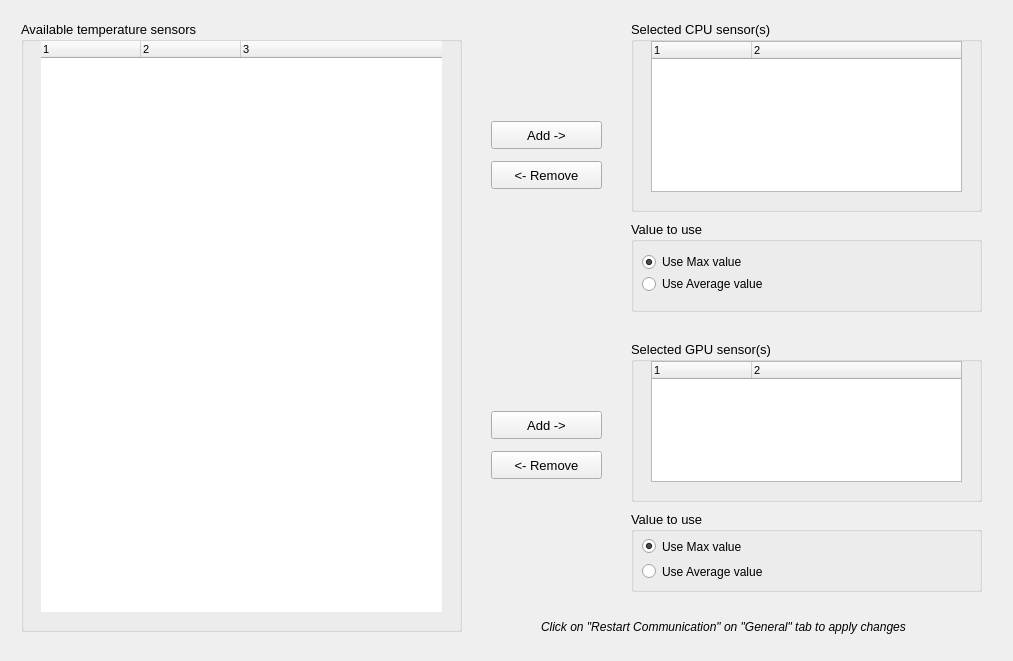
      <widget class="QWidget" name="tabSensorConfig">
       <attribute name="title">
        <string>Sensor Config</string>
       </attribute>
       <widget class="QFrame" name="frame_6">
        <property name="geometry">
         <rect>
          <x>11</x>
          <y>11</y>
          <width>993</width>
          <height>641</height>
         </rect>
        </property>
        <property name="frameShape">
         <enum>QFrame::NoFrame</enum>
        </property>
        <property name="frameShadow">
         <enum>QFrame::Sunken</enum>
        </property>
        <property name="lineWidth">
         <number>2</number>
        </property>
        <widget class="QPushButton" name="pushButtonRemoveGPUSensor">
         <property name="geometry">
          <rect>
           <x>480</x>
           <y>440</y>
           <width>111</width>
           <height>28</height>
          </rect>
         </property>
         <property name="font">
          <font>
           <pointsize>10</pointsize>
          </font>
         </property>
         <property name="text">
          <string>&lt;- Remove</string>
         </property>
        </widget>
        <widget class="QGroupBox" name="groupBoxCPUSensors">
         <property name="geometry">
          <rect>
           <x>620</x>
           <y>210</y>
           <width>351</width>
           <height>91</height>
          </rect>
         </property>
         <property name="font">
          <font>
           <pointsize>10</pointsize>
          </font>
         </property>
         <property name="title">
          <string>Value to use</string>
         </property>
         <widget class="QRadioButton" name="radioButtonCPUMax">
          <property name="geometry">
           <rect>
            <x>11</x>
            <y>30</y>
            <width>124</width>
            <height>22</height>
           </rect>
          </property>
          <property name="font">
           <font>
            <pointsize>9</pointsize>
           </font>
          </property>
          <property name="text">
           <string>Use Max value</string>
          </property>
          <property name="checked">
           <bool>true</bool>
          </property>
         </widget>
         <widget class="QRadioButton" name="radioButtonCPUAverage">
          <property name="geometry">
           <rect>
            <x>11</x>
            <y>52</y>
            <width>150</width>
            <height>22</height>
           </rect>
          </property>
          <property name="font">
           <font>
            <pointsize>9</pointsize>
           </font>
          </property>
          <property name="text">
           <string>Use Average value</string>
          </property>
         </widget>
        </widget>
        <widget class="QPushButton" name="pushButtonAddCPUSensor">
         <property name="geometry">
          <rect>
           <x>480</x>
           <y>110</y>
           <width>111</width>
           <height>28</height>
          </rect>
         </property>
         <property name="font">
          <font>
           <pointsize>10</pointsize>
          </font>
         </property>
         <property name="text">
          <string>Add -&gt;</string>
         </property>
        </widget>
        <widget class="QPushButton" name="pushButtonAddGPUSensor">
         <property name="geometry">
          <rect>
           <x>480</x>
           <y>400</y>
           <width>111</width>
           <height>28</height>
          </rect>
         </property>
         <property name="font">
          <font>
           <pointsize>10</pointsize>
          </font>
         </property>
         <property name="text">
          <string>Add -&gt;</string>
         </property>
        </widget>
        <widget class="QGroupBox" name="groupBoxGPUSensors">
         <property name="geometry">
          <rect>
           <x>620</x>
           <y>500</y>
           <width>351</width>
           <height>81</height>
          </rect>
         </property>
         <property name="font">
          <font>
           <pointsize>10</pointsize>
          </font>
         </property>
         <property name="title">
          <string>Value to use</string>
         </property>
         <widget class="QRadioButton" name="radioButtonGPUMax">
          <property name="geometry">
           <rect>
            <x>11</x>
            <y>20</y>
            <width>124</width>
            <height>31</height>
           </rect>
          </property>
          <property name="font">
           <font>
            <pointsize>9</pointsize>
           </font>
          </property>
          <property name="text">
           <string>Use Max value</string>
          </property>
          <property name="checked">
           <bool>true</bool>
          </property>
         </widget>
         <widget class="QRadioButton" name="radioButtonGPUAverage">
          <property name="geometry">
           <rect>
            <x>11</x>
            <y>50</y>
            <width>150</width>
            <height>21</height>
           </rect>
          </property>
          <property name="font">
           <font>
            <pointsize>9</pointsize>
           </font>
          </property>
          <property name="text">
           <string>Use Average value</string>
          </property>
         </widget>
        </widget>
        <widget class="QPushButton" name="pushButtonRemoveCPUSensor">
         <property name="geometry">
          <rect>
           <x>480</x>
           <y>150</y>
           <width>111</width>
           <height>28</height>
          </rect>
         </property>
         <property name="font">
          <font>
           <pointsize>10</pointsize>
          </font>
         </property>
         <property name="text">
          <string>&lt;- Remove</string>
         </property>
        </widget>
        <widget class="QGroupBox" name="groupBoxAvailableSensors">
         <property name="geometry">
          <rect>
           <x>10</x>
           <y>10</y>
           <width>441</width>
           <height>611</height>
          </rect>
         </property>
         <property name="font">
          <font>
           <pointsize>10</pointsize>
           <weight>50</weight>
           <bold>false</bold>
          </font>
         </property>
         <property name="title">
          <string>Available temperature sensors</string>
         </property>
         <widget class="QTreeWidget" name="treeWidgetHWMonData">
          <property name="geometry">
           <rect>
            <x>20</x>
            <y>20</y>
            <width>401</width>
            <height>571</height>
           </rect>
          </property>
          <property name="font">
           <font>
            <pointsize>8</pointsize>
           </font>
          </property>
          <property name="frameShape">
           <enum>QFrame::NoFrame</enum>
          </property>
          <property name="columnCount">
           <number>3</number>
          </property>
          <attribute name="headerMinimumSectionSize">
           <number>70</number>
          </attribute>
          <column>
           <property name="text">
            <string notr="true">1</string>
           </property>
          </column>
          <column>
           <property name="text">
            <string notr="true">2</string>
           </property>
          </column>
          <column>
           <property name="text">
            <string notr="true">3</string>
           </property>
          </column>
         </widget>
        </widget>
        <widget class="QGroupBox" name="groupBoxSelectedCPUSensors">
         <property name="geometry">
          <rect>
           <x>620</x>
           <y>10</y>
           <width>351</width>
           <height>191</height>
          </rect>
         </property>
         <property name="font">
          <font>
           <pointsize>10</pointsize>
          </font>
         </property>
         <property name="title">
          <string>Selected CPU sensor(s)</string>
         </property>
         <widget class="QTreeWidget" name="treeWidgetSelectedCPUSensors">
          <property name="geometry">
           <rect>
            <x>20</x>
            <y>20</y>
            <width>311</width>
            <height>151</height>
           </rect>
          </property>
          <property name="font">
           <font>
            <pointsize>8</pointsize>
           </font>
          </property>
          <property name="columnCount">
           <number>2</number>
          </property>
          <column>
           <property name="text">
            <string notr="true">1</string>
           </property>
          </column>
          <column>
           <property name="text">
            <string notr="true">2</string>
           </property>
          </column>
         </widget>
        </widget>
        <widget class="QGroupBox" name="groupBoxSelectedGPUSensors">
         <property name="geometry">
          <rect>
           <x>620</x>
           <y>330</y>
           <width>351</width>
           <height>161</height>
          </rect>
         </property>
         <property name="font">
          <font>
           <pointsize>10</pointsize>
          </font>
         </property>
         <property name="title">
          <string>Selected GPU sensor(s)</string>
         </property>
         <widget class="QTreeWidget" name="treeWidgetSelectedGPUSensors">
          <property name="geometry">
           <rect>
            <x>20</x>
            <y>20</y>
            <width>311</width>
            <height>121</height>
           </rect>
          </property>
          <property name="font">
           <font>
            <pointsize>8</pointsize>
           </font>
          </property>
          <property name="columnCount">
           <number>2</number>
          </property>
          <column>
           <property name="text">
            <string notr="true">1</string>
           </property>
          </column>
          <column>
           <property name="text">
            <string notr="true">2</string>
           </property>
          </column>
         </widget>
        </widget>
        <widget class="QLabel" name="label_14">
         <property name="geometry">
          <rect>
           <x>530</x>
           <y>600</y>
           <width>451</width>
           <height>31</height>
          </rect>
         </property>
         <property name="font">
          <font>
           <pointsize>9</pointsize>
           <italic>true</italic>
          </font>
         </property>
         <property name="text">
          <string>Click on &quot;Restart Communication&quot; on &quot;General&quot; tab to apply changes</string>
         </property>
        </widget>
       </widget>
      </widget>
